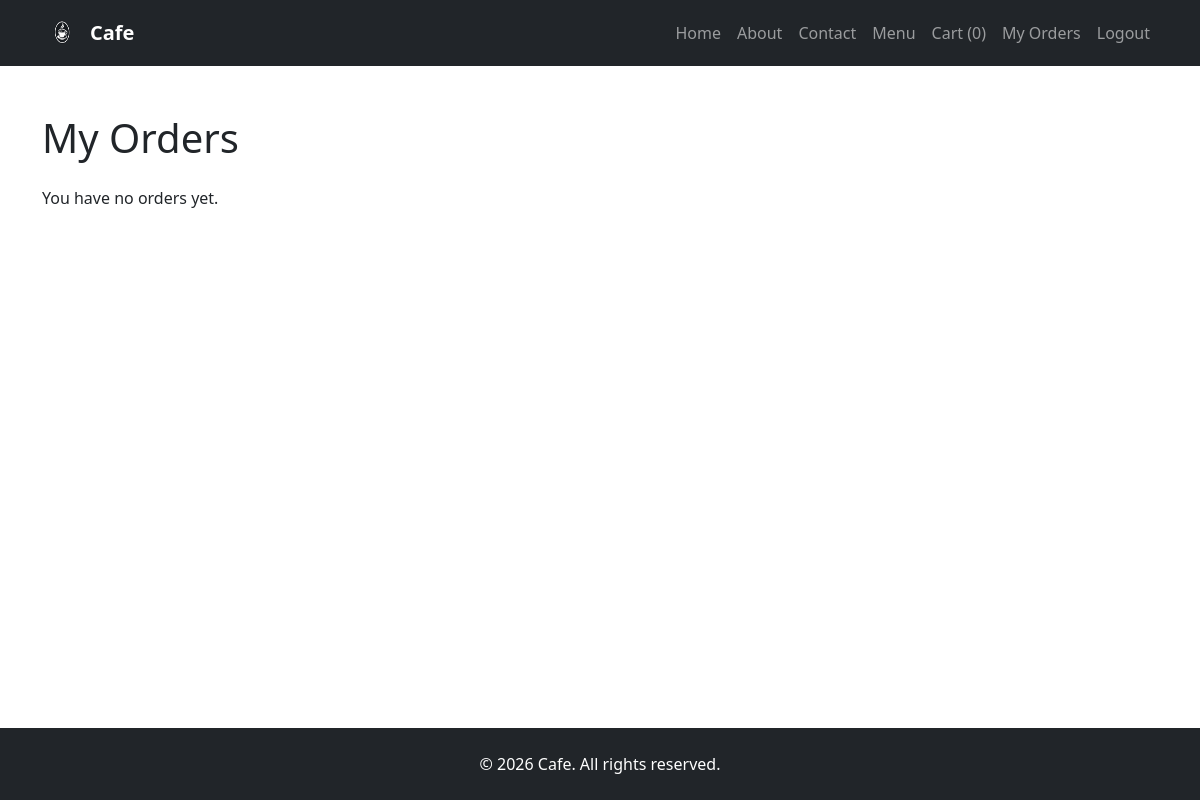
Before: /cart/my-orders/ (signed in) with the older database file.
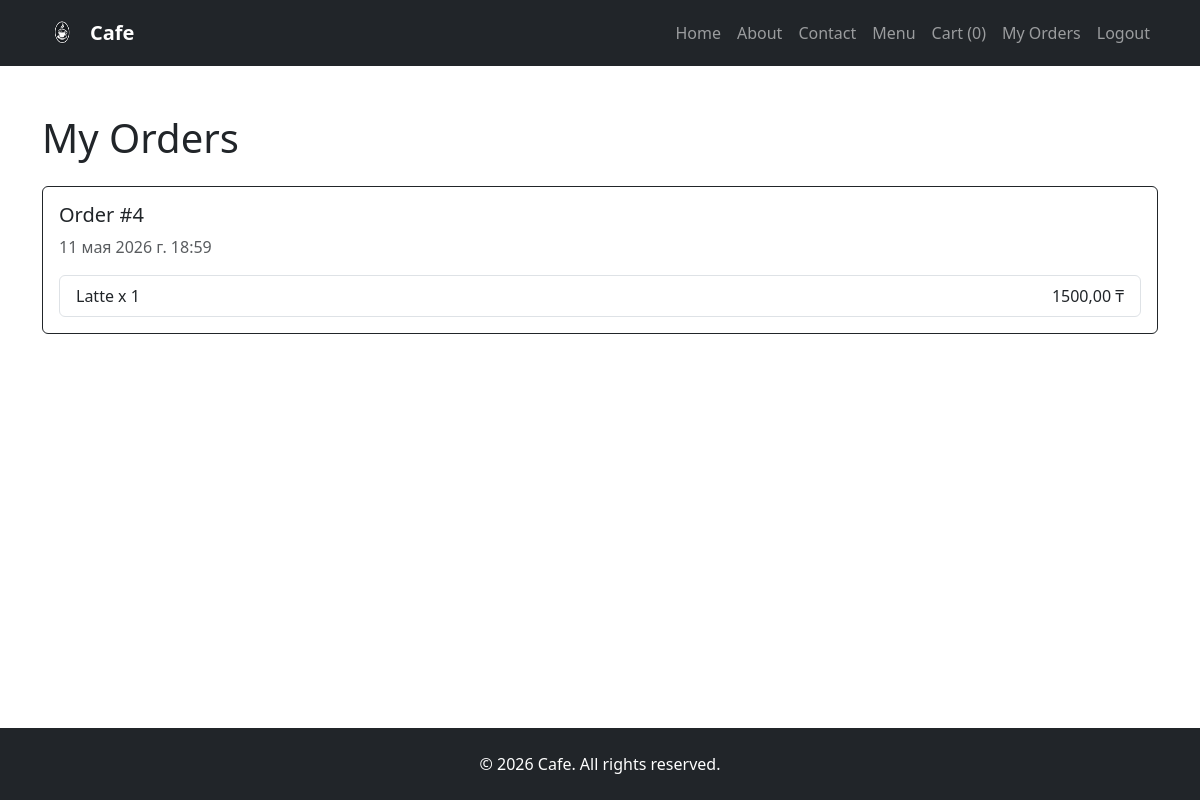
After: the same page with the newer database file.
### orders/models.py (models this page shows, shortened)
class Order(models.Model):
    name=models.CharField(max_length=100)
    phone=models.CharField(max_length=15)
    address=models.TextField()
    created_at=models.DateTimeField(auto_now_add=True)
    user=models.ForeignKey(User,on_delete=models.CASCADE,
                           related_name='orders',
                           null=True,
                           blank=True,)

class OrderItem(models.Model):
    order=models.ForeignKey(Order,on_delete=models.CASCADE,
                            related_name='items')
    product=models.ForeignKey(Product,on_delete=models.CASCADE)
    price=models.DecimalField(max_digits=10,decimal_places=2)
    quantity=models.PositiveIntegerField(default=1)

### menu/models.py (models this page shows, shortened)
class Product(models.Model):
    category = models.ForeignKey(Category, on_delete=models.CASCADE)
    name = models.CharField(max_length=200)
    description = models.TextField(blank=True, null=True)
    price = models.DecimalField(max_digits=10, decimal_places=2)
    image = models.ImageField(upload_to='menu/',blank=True, null=True)
    available = models.BooleanField(default=True)

### orders/views.py (the view)
# urls.py: path('my-orders/',my_orders,name='my_orders'),
@login_required
def my_orders(request):
    orders=Order.objects.filter(user=request.user).order_by('-created_at')
    return render(request,'orders/my_orders.html',{'orders':orders})

### orders/cart.py (called while the page is built)
    def __len__(self):
        return sum(item['quantity'] for item in self.cart.values())

### orders/context_processors.py (called while the page is built)
def cart(request):
    return {'cart':Cart(request)}

### orders/templates/orders/my_orders.html (shortened to what this page needs)
{% extends 'base.html' %}
{% block content %}
<h1 class="mb-4">My Orders</h1>
{% for order in orders %}
<div class="card border-dark mb-4">
    <div class="card-body">
        <h5>
            Order #{{ order.id }}
        </h5>
        <p class="text-muted">
            {{ order.created_at }}
        </p>
        <ul class="list-group">
            {% for item in order.items.all %}
            <li class="list-group-item d-flex justify-content-between">
                <span>
                    {{ item.product.name }}
                    x {{ item.quantity }}
                </span>
                <span>
                    {{ item.price }} ₸
                </span>
            </li>
            {% endfor %}
        </ul>
    </div>
</div>
{% empty %}
<p>You have no orders yet.</p>
{% endfor %}
{% endblock %}

### templates/base.html (shortened to what this page needs)
{% load static %}
<!DOCTYPE html>
<html lang="en">
<head>
    <link href="https://cdn.jsdelivr.net/npm/bootstrap@5.3.3/dist/css/bootstrap.min.css"
          rel="stylesheet">
</head>
<body class="d-flex flex-column min-vh-100">
<nav class="navbar navbar-expand-lg navbar-dark bg-dark">
    <div class="container">
        <a class="navbar-brand fw-bold d-flex align-items-center"
           href="/">
            <img src="{% static 'images/logo.png' %}"
                 alt="Cafe Logo"
                 width="40"
                 height="40"
                 class="me-2 rounded-circle">
            Cafe
        </a>
        <div class="collapse navbar-collapse"
             id="menu">
            <ul class="navbar-nav ms-auto">
                <li class="nav-item">
                    <a class="nav-link" href="/">
                        Home
                    </a>
                </li>
                <li class="nav-item">
                    <a class="nav-link" href="/about/">
                        About
                    </a>
                </li>
                <li class="nav-item">
                    <a class="nav-link" href="/contact/">
                        Contact
                    </a>
                </li>
                <li class="nav-item">
                    <a class="nav-link" href="/menu/">
                        Menu
                    </a>
                </li>
                <li class="nav-item">
                    <a class="nav-link" href="/cart/">
                        Cart ({{ cart|length }})
                    </a>
                </li>
                {% if user.is_authenticated %}
                    <li class="nav-item">
                        <a class="nav-link"
                           href="{% url 'my_orders' %}">
                            My Orders
                        </a>
                    </li>
                    <li class="nav-item">
                        <form action="{% url 'logout' %}"
                              method="post">
                            <button type="submit"
                                    class="btn btn-link nav-link">
                                Logout
                            </button>
                        </form>
                    </li>
                {% endif %}
            </ul>
        </div>
    </div>
</nav>
<main class="container py-5 flex-grow-1">
    {% block content %}
    {% endblock %}
</main>
<footer class="bg-dark text-white text-center py-4">
    <p class="mb-0">
        © 2026 Cafe. All rights reserved.
    </p>
</footer>
</body>
</html>

Changed rows visible on the page:
added Order: id "4", created_at "11 мая 2026 г. 18:59"
added OrderItem: product.name "Latte", quantity "1", price "1500,00"
Other visible differences:
text no longer shown: "You have no orders yet."
